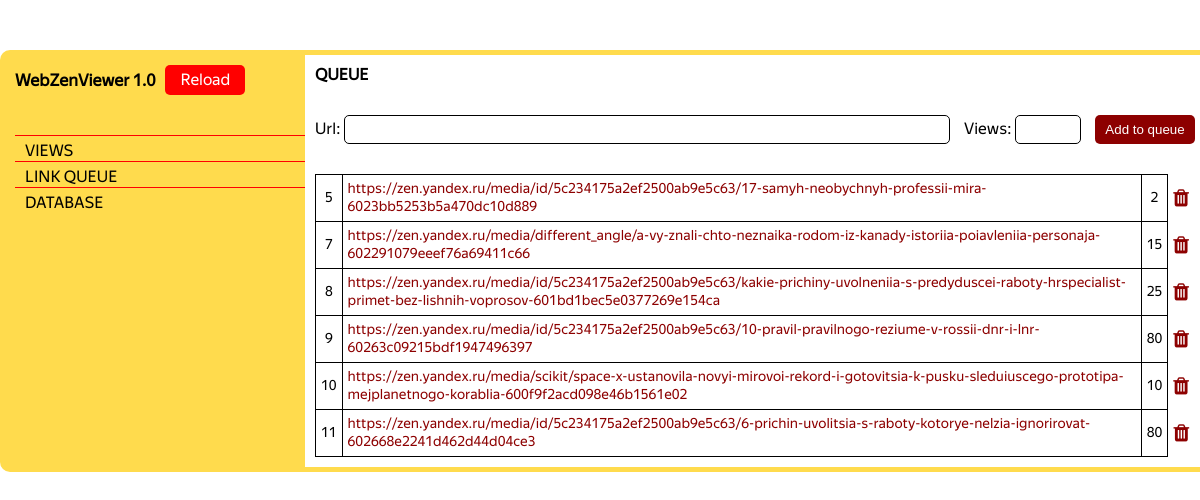
Page /queue on the earlier database version.
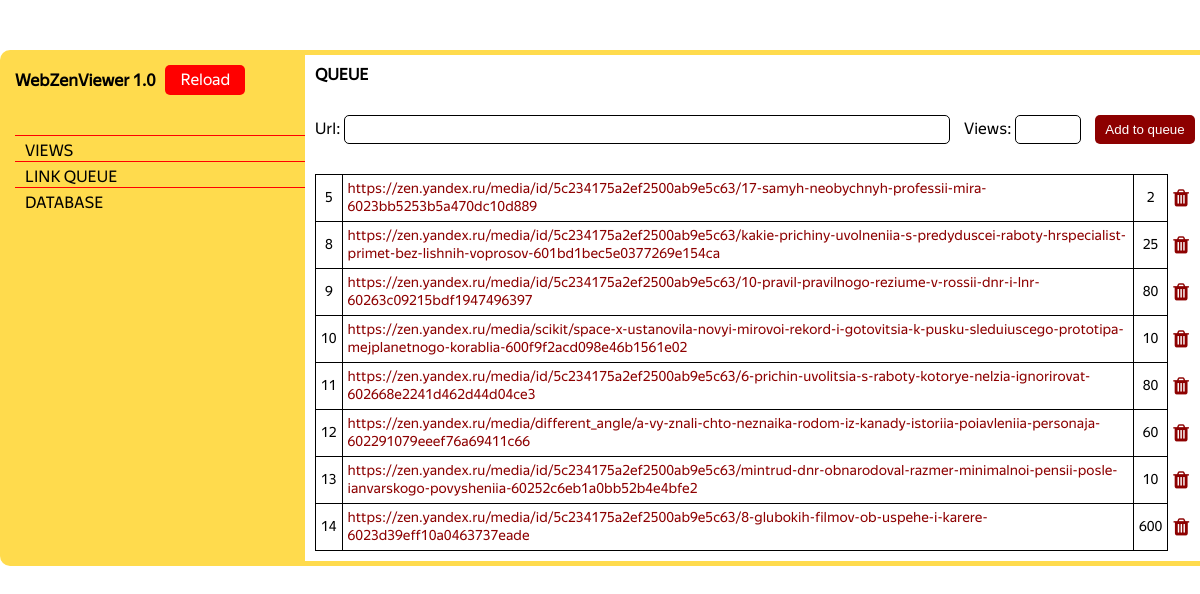
Same page on the later database version.
### app/models.py (models this page shows, shortened)
class LinkQueue(database.Model):
    id = database.Column(database.Integer, primary_key=True)
    url = database.Column(database.Text, nullable=False)
    views = database.Column(database.Integer, nullable=True)

### app/routes.py (the view)
@app.route('/queue', methods=['GET', 'POST'])
def queue():
    queue_form = LinkQueueForm()
    queue_links = LinkQueue.query.all()
    if queue_form.validate_on_submit():
        link = LinkQueue(url=queue_form.url_for_queue.data, views=queue_form.views.data)
        database.session.add(link)
        database.session.commit()
        flash('[INFO] Successfully added!')
        return redirect(url_for('queue'))
    return render_template('queue.html', queue_form=queue_form, queue_links=queue_links)

### app/forms.py (shortened to what this page needs)
class LinkQueueForm(FlaskForm):
    url_for_queue = TextField('Url:', validators=[DataRequired()])
    views = IntegerField('Views:', validators=[DataRequired()])
    submit_link = SubmitField('Add to queue')

### app/templates/queue.html (shortened to what this page needs)
{% extends 'base.html' %}
{% block rightbar %}
    <div class="right-bar-content-head">
        <h1>QUEUE<h1>
    </div>
    <div class="right-bar-content-form">
        <form method="post" class="queue_form">
            <div>
                {{ queue_form.url_for_queue.label }}
                {{ queue_form.url_for_queue(class_='queue-url-field') }}
            </div>
            <div>
                {{ queue_form.views.label }}
                {{ queue_form.views(class_='queue-views-field') }}
            </div>
            {{ queue_form.submit_link(class_='queue-btn') }}
        </form>
    </div>
    <div class="right-bar-content-table">
        <table class="queue-table">
            {% for link in queue_links %}
                <tr>
                    <td>{{ link.id }}</td>
                    <td style="text-align: left;"><a href="{{ link.url }}">{{ link.url }}</a></td>
                    <td>{{ link.views }}</td>
                    <td style="border: none;"><a href="/queue/{{ link.id }}/delete" class="queue-table-delete-btn"><i class="fa fa-trash"></i></a></td>
                </tr>
            {% endfor %}
        </table>
    </div>
{% endblock %}

### app/templates/base.html (shortened to what this page needs)
<!DOCTYPE html>
<html lang="en">
<head>
    <link rel="stylesheet" href="{{ url_for('static', filename='css/style.css') }}">
    <link rel="stylesheet" href="https://maxcdn.bootstrapcdn.com/font-awesome/4.5.0/css/font-awesome.min.css">
</head>
<body class="main-container">
    <section class="content">
        <section class="left-bar">
            <section class="left-bar-content">
                <section class="lbc-head">
                    <h1 class="title">WebZenViewer 1.0</h1>
                    <a href="{{ url_for('index') }}" class="lbc-reload-btn">Reload</a>
                </section>
                <section class="lbc-menu">
                    <div class="lbc-menu-list">
                        <a href="{{ url_for('views') }}" class="lbc-menu-list-item">VIEWS</a>
                        <a href="{{ url_for('queue') }}" class="lbc-menu-list-item">LINK QUEUE</a>
                        <a href="{{ url_for('database_page') }}" class="lbc-menu-list-item">DATABASE</a>
                    </div>
                </section>
            </section>
        </section>
        <section class="right-bar">
            <section class="right-bar-content">
                {% block rightbar %}{% endblock %}
            </section>
        </section>
    </section>
</body>
</html>

### app/static/css/style.css (style rules this page uses)
html, body { width: 100%; height: 100%; padding: 0; margin: 0; font-family: 'Yandex Sans Text', sans-serif; }
h1, p { margin: 0; }
.content { width: 1200px; height: auto; margin: 50px auto; display: flex; border: 5px solid #ffdb4d; border-radius: 10px; }
.left-bar { width: 300px; height: auto; background-color: #ffdb4d; }
.lbc-head { display: flex; align-items: center; padding: 10px; margin-bottom: 30px; font-size: 20px; }
.title { margin-right: 10px; }
.lbc-reload-btn { padding-top: 5px; width: 80px; height: 25px; font-size: 16px; text-align: center; text-decoration: none; background-color: rgb(255, 0, 0); border-radius: 5px; color: white; transition: background-color 0.3s ease, color 0.3s ease; }
.lbc-menu { margin: 0 0 20px 10px; }
.lbc-menu-list { display: flex; flex-direction: column; }
.lbc-menu-list-item { border-top: 1px solid red; text-decoration: none; padding: 5px 0 0 10px; color: black; background-color: none; transition: background-color 1s ease, color 1s ease; }
.right-bar { width: 900px; height: auto; }
.right-bar-content { padding: 10px; }
.right-bar-content-head { margin-bottom: 30px; }
.right-bar-content-form { margin-bottom: 30px; }
.queue_form { display: flex; justify-content: space-between; }
.queue-url-field { width: 600px; height: 25px; border: 1px solid black; border-radius: 5px; background-color: white; }
.queue-views-field { width: 60px; height: 25px; border: 1px solid black; border-radius: 5px; background-color: white; }
.queue-btn { height: 29px; width: 100px; border: none; border-radius: 5px; background-color: rgb(141, 0, 0); color: white; }
.queue-table { width: 100%; border-collapse: collapse; text-align: center; font-size: 14px; }
.queue-table a { text-decoration: none; color: rgb(141, 0, 0); }
.queue-table td { border: 1px solid black; padding: 5px; }
.queue-table-delete-btn { font-size: 20px; }

Differences in the rows shown:
removed LinkQueue: id "7", url "https://zen.yandex.ru/media/different_angle/a-vy-znali-chto-neznaika-rodom-iz-kanady-istoriia-poiavleniia-personaja-602291079eeef76a69411c66", views "15"
added LinkQueue: id "12", url "https://zen.yandex.ru/media/different_angle/a-vy-znali-chto-neznaika-rodom-iz-kanady-istoriia-poiavleniia-personaja-602291079eeef76a69411c66", views "60"
added LinkQueue: id "13", url "https://zen.yandex.ru/media/id/5c234175a2ef2500ab9e5c63/mintrud-dnr-obnarodoval-razmer-minimalnoi-pensii-posle-ianvarskogo-povysheniia-60252c6eb1a0bb52b4e4bfe2", views "10"
added LinkQueue: id "14", url "https://zen.yandex.ru/media/id/5c234175a2ef2500ab9e5c63/8-glubokih-filmov-ob-uspehe-i-karere-6023d39eff10a0463737eade", views "600"
